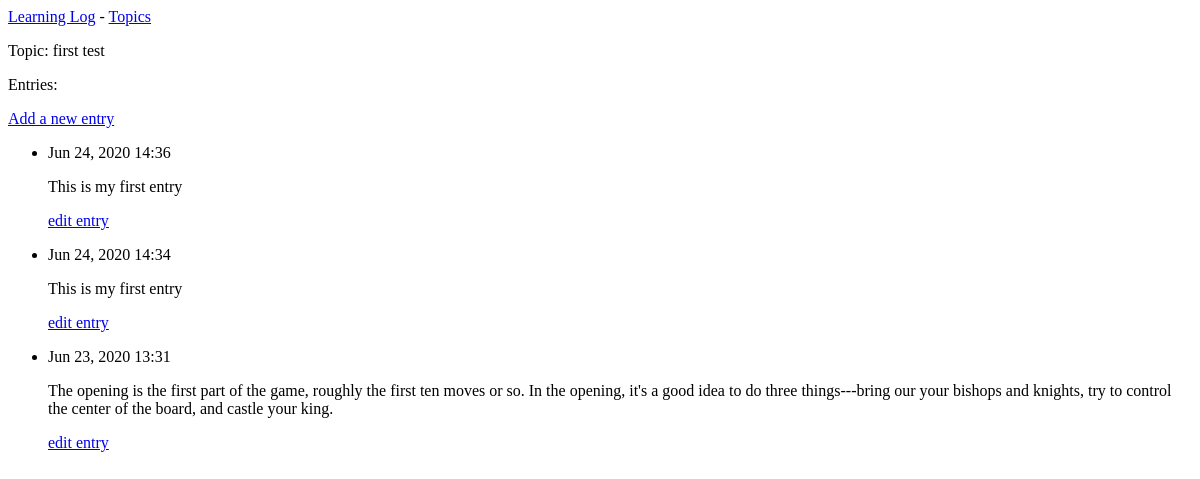
Page /topics/1/ on the earlier database version.
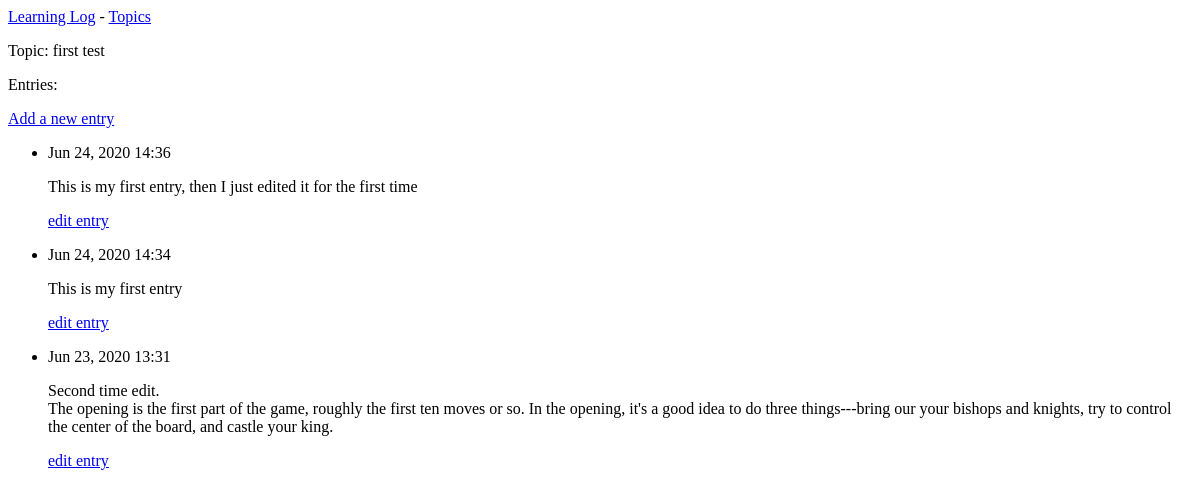
Same page on the later database version.
### learning_logs/models.py (models this page shows, shortened)
class Entry(models.Model):
	topic = models.ForeignKey(Topic, on_delete=models.CASCADE)
	text = models.TextField()
	date_added = models.DateTimeField(auto_now_add=True)
	class Meta:
		verbose_name_plural = 'entries'

### learning_logs/views.py (the view)
# urls.py: url(r'^topics/(?P<topic_id>\d+)/$', views.topic, name='topic'),
def topic(request, topic_id):
	topic = Topic.objects.get(id=topic_id)
	entries = topic.entry_set.order_by('-date_added')
	context = {'topic': topic, 'entries': entries}
	return render(request, 'learning_logs/topic.html', context)

### learning_logs/models.py (called while the page is built)
	def __str__(self):
		return self.text

### learning_logs/templates/learning_logs/topic.html
{% extends "learning_logs/base.html" %}
{% block content %}
<p>Topic: {{topic}}</p>
<p>Entries:</p>
<p>
    <a href="{% url 'learning_logs:new_entry' topic.id %}">Add a new entry</a>
</p>
<ul>
{% for entry in entries %}
  <li>
  	<p>{{entry.date_added|date:'M d, Y H:i'}}</p>
  	<p>{{entry.text|linebreaks}}</p>
  	<p>
  		<a href="{% url 'learning_logs:edit_entry' entry.id %}">edit entry</a>
  	</p>
  </li>
 {% empty %}
  <li>
  	There are no entries for this topic yet.
  </li>
 {% endfor %}
</ul>
{% endblock content %}

Differences in the rows shown:
changed Entry: text "This is my first entry" → "This is my first entry, then I just edited it for the first time"
changed Entry: text "The opening is the…" → "Second time edit. The opening is the…"
